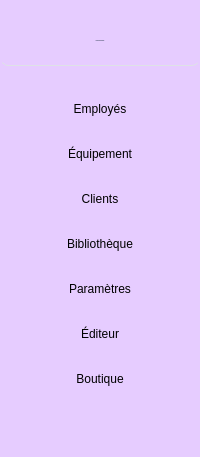
     <widget class="QWidget" name="sidebarWidget" native="true">
      <property name="minimumSize">
       <size>
        <width>200</width>
        <height>0</height>
       </size>
      </property>
      <property name="maximumSize">
       <size>
        <width>200</width>
        <height>16777215</height>
       </size>
      </property>
      <property name="styleSheet">
       <string notr="true">/* Appliquer au QWidget parent (formulaire ou sidebar) */
background-color: #E6CCFF; /* violet très clair */
border-radius: 8px;        /* coins arrondis, optionnel */
</string>
      </property>
      <layout class="QVBoxLayout" name="sidebarLayout">
       <property name="spacing">
        <number>0</number>
       </property>
       <property name="leftMargin">
        <number>0</number>
       </property>
       <property name="topMargin">
        <number>16</number>
       </property>
       <property name="rightMargin">
        <number>0</number>
       </property>
       <property name="bottomMargin">
        <number>16</number>
       </property>
       <item>
        <widget class="QLabel" name="logoLabel">
         <property name="minimumSize">
          <size>
           <width>0</width>
           <height>50</height>
          </size>
         </property>
         <property name="font">
          <font>
           <family>Times New Roman</family>
           <pointsize>-1</pointsize>
           <bold>true</bold>
          </font>
         </property>
         <property name="styleSheet">
          <string notr="true">QLabel {
    color: #2c3e50;
    padding: 12px;
    font-weight: bold;
    background-color: transparent;
    border-bottom: 1px solid #dee2e6;
}</string>
         </property>
         <property name="text">
          <string>Gestion d'Entreprise</string>
         </property>
         <property name="alignment">
          <set>Qt::AlignmentFlag::AlignCenter</set>
         </property>
        </widget>
       </item>
       <item>
        <spacer name="verticalSpacer_3">
         <property name="orientation">
          <enum>Qt::Orientation::Vertical</enum>
         </property>
         <property name="sizeType">
          <enum>QSizePolicy::Policy::Fixed</enum>
         </property>
         <property name="sizeHint" stdset="0">
          <size>
           <width>20</width>
           <height>20</height>
          </size>
         </property>
        </spacer>
       </item>
       <item>
        <widget class="QPushButton" name="employerBtn">
         <property name="minimumSize">
          <size>
           <width>0</width>
           <height>45</height>
          </size>
         </property>
         <property name="text">
          <string>Employés</string>
         </property>
         <property name="checkable">
          <bool>true</bool>
         </property>
         <property name="checked">
          <bool>true</bool>
         </property>
         <property name="autoExclusive">
          <bool>true</bool>
         </property>
        </widget>
       </item>
       <item>
        <widget class="QPushButton" name="projectsBtn">
         <property name="minimumSize">
          <size>
           <width>0</width>
           <height>45</height>
          </size>
         </property>
         <property name="text">
          <string>Équipement</string>
         </property>
         <property name="checkable">
          <bool>true</bool>
         </property>
         <property name="autoExclusive">
          <bool>true</bool>
         </property>
        </widget>
       </item>
       <item>
        <widget class="QPushButton" name="clientsBtn">
         <property name="minimumSize">
          <size>
           <width>0</width>
           <height>45</height>
          </size>
         </property>
         <property name="text">
          <string>Clients</string>
         </property>
         <property name="checkable">
          <bool>true</bool>
         </property>
         <property name="autoExclusive">
          <bool>true</bool>
         </property>
        </widget>
       </item>
       <item>
        <widget class="QPushButton" name="resourcesBtn">
         <property name="minimumSize">
          <size>
           <width>0</width>
           <height>45</height>
          </size>
         </property>
         <property name="text">
          <string>Bibliothèque</string>
         </property>
         <property name="checkable">
          <bool>true</bool>
         </property>
         <property name="autoExclusive">
          <bool>true</bool>
         </property>
        </widget>
       </item>
       <item>
        <widget class="QPushButton" name="sponsorsBtn">
         <property name="minimumSize">
          <size>
           <width>0</width>
           <height>45</height>
          </size>
         </property>
         <property name="text">
          <string>Paramètres</string>
         </property>
         <property name="checkable">
          <bool>true</bool>
         </property>
         <property name="autoExclusive">
          <bool>true</bool>
         </property>
        </widget>
       </item>
       <item>
        <widget class="QPushButton" name="templatesBtn">
         <property name="minimumSize">
          <size>
           <width>0</width>
           <height>45</height>
          </size>
         </property>
         <property name="text">
          <string>Éditeur</string>
         </property>
         <property name="checkable">
          <bool>true</bool>
         </property>
         <property name="autoExclusive">
          <bool>true</bool>
         </property>
        </widget>
       </item>
       <item>
        <widget class="QPushButton" name="shopBtn">
         <property name="minimumSize">
          <size>
           <width>0</width>
           <height>45</height>
          </size>
         </property>
         <property name="text">
          <string>Boutique</string>
         </property>
         <property name="checkable">
          <bool>true</bool>
         </property>
         <property name="autoExclusive">
          <bool>true</bool>
         </property>
        </widget>
       </item>
       <item>
        <spacer name="verticalSpacer">
         <property name="orientation">
          <enum>Qt::Orientation::Vertical</enum>
         </property>
         <property name="sizeHint" stdset="0">
          <size>
           <width>20</width>
           <height>40</height>
          </size>
         </property>
        </spacer>
       </item>
      </layout>
     </widget>
